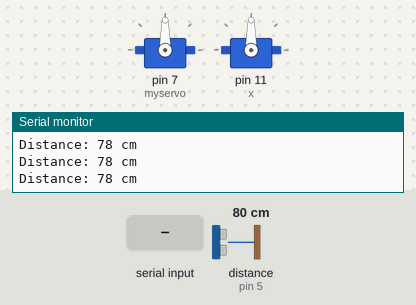
A sketch run on a simulated Arduino Uno, built with avr-gcc and run on an emulated ATmega328P. On the bench: 2 × servo, the last lines printed to the serial monitor. Wiring (inferred from the names in the program): ultrasonic range finder: trigger pin 6; echo pin 5. Inputs (shaded band) come from the test bench; at power-on: distance to the obstacle (sensor on pin 5) 80 cm. The echo pulse lasts 58.3 µs per cm.

Above: at 1.2 s.
1.3 s: distance to the obstacle (sensor on pin 5) set to 12 cm
2.8 s: distance to the obstacle (sensor on pin 5) set to 9 cm
At 3.18 s:
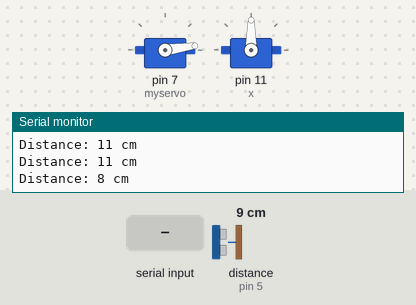
5.8 s: "1" received over the second serial link
At 6.2 s:
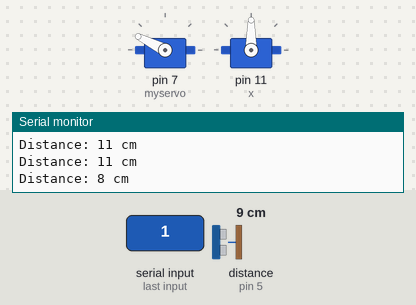
At 8.94 s:
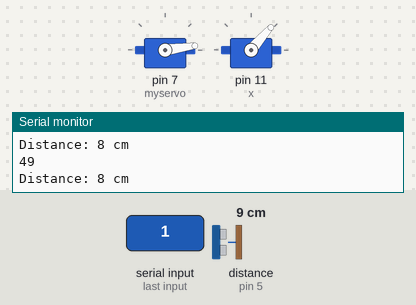
Timing chart, 0 to 17.8 s (numbered marks = the images above; inputs shaded):
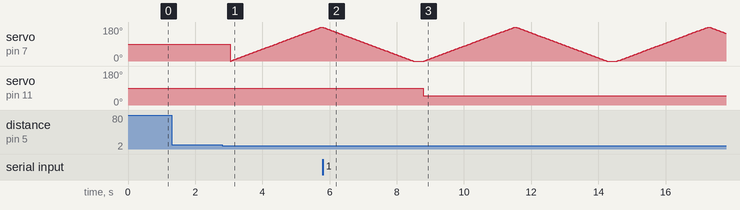

The sketch:

gateandb.ino
```cpp
#include <Servo.h>
#include<SoftwareSerial.h>
#define echoPin 5
#define trigPin 6

int bttx=9;    //tx of bluetooth module is connected to pin 9 of arduino
int btrx=10;    //rx of bluetooth module is connected to pin 10 of arduino
SoftwareSerial bluetooth(bttx,btrx);


long duration; // variable for the duration of sound wave travel
int distance; // variable for the distance measurement

Servo myservo,x;  // create servo object to control a servo


int pos = 0;

void setup() {
  pinMode(trigPin, OUTPUT); // Sets the trigPin as an OUTPUT
  pinMode(echoPin, INPUT); // Sets the echoPin as an INPUT
  Serial.begin(9600);
  myservo.attach(7);
   x.attach(11);        // servo is connected to pin 11 of arduino
  bluetooth.begin(9600);

}

void loop() {
 digitalWrite(trigPin, LOW);
  delayMicroseconds(2);
  digitalWrite(trigPin, HIGH);
  delayMicroseconds(10);
  digitalWrite(trigPin, LOW);

  duration = pulseIn(echoPin, HIGH);

  distance = duration * 0.034 / 2;

  Serial.print("Distance: ");
  Serial.print(distance);
  Serial.println(" cm");
  if(distance<10)
  {
    for (pos = 0; pos <= 180; pos += 1) { // goes from 0 degrees to 180 degrees
    // in steps of 1 degree
    myservo.write(pos);              // tell servo to go to position in variable 'pos'
    delay(15);                       // waits 15ms for the servo to reach the position
  }
  for (pos = 180; pos >= 0; pos -= 1) { // goes from 180 degrees to 0 degrees
    myservo.write(pos);              // tell servo to go to position in variable 'pos'
    delay(15);                       // waits 15ms for the servo to reach the position
  }
  }
  delay(300);

   if(bluetooth.available()>0)    //if bluetooth module is transmitting data
  {
    int pos=bluetooth.read(); // store the data in pos variable
    Serial.println(pos);
    x.write(pos);             //move servo head to the given position
  }

}
```

Measured:
- the behaviour switches between 11 and 10 cm on distance to the obstacle (sensor on pin 5) (found by bisection; images 0 and 1)
- after the input at 5.8 s, servo on pin 11 (x): 90° → 49° after 3.0 s
